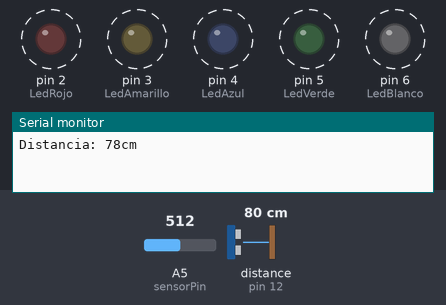
The sketch below on a simulated Arduino Uno, built with avr-gcc and run on an emulated ATmega328P. Parts: output pins drawn as LEDs (lit = HIGH), the last lines printed to the serial monitor. Wiring (inferred from the names in the program): ultrasonic range finder: trigger pin 11; echo pin 12. Dashed ring = blinking. The test bench sets the inputs (shaded band); at power-on: A5 (sensorPin) = 512, distance to the obstacle (sensor on pin 12) 80 cm. The echo pulse lasts 58.3 µs per cm; pins used as bus, display or sensor lines are not drawn.

Above: at 1.9 s.
2.0 s: A5 (sensorPin) set to 1023
At 2.7 s:
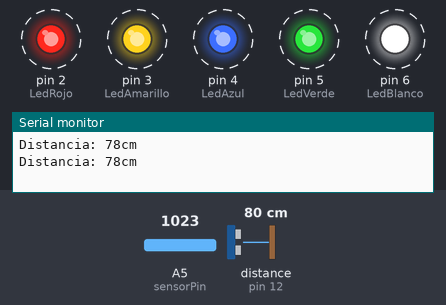
6.4 s: A5 (sensorPin) set to 306
At 6.71 s:
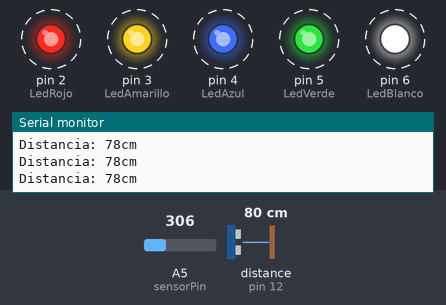
Timing chart, 0 to 19.7 s (numbered marks = the images above; inputs shaded):
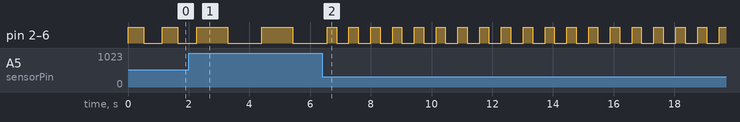

Measured:
- after the input at 2.0 s, pin 2 (LedRojo), pin 3 (LedAmarillo), pin 4 (LedAzul), pin 5 (LedVerde), pin 6 (LedBlanco): HIGH → LOW after 1.3 s, → HIGH 1.1 s later, → LOW 1.0 s later
- after the input at 6.4 s, pin 2 (LedRojo), pin 3 (LedAmarillo), pin 4 (LedAzul), pin 5 (LedVerde), pin 6 (LedBlanco): alternates HIGH for 0.31 s and LOW for 0.41 s, starting after 0.47 s
- by itself, pin 2 (LedRojo), pin 3 (LedAmarillo), pin 4 (LedAzul), pin 5 (LedVerde), pin 6 (LedBlanco): alternates HIGH for 0.51 s and LOW for 0.62 s

The sketch:

Repaso_Segundo_Parcial.ino
```cpp
int sensorPin = 5;

int LedRojo = 2;
int LedAmarillo = 3;
int LedAzul = 4;
int LedVerde = 5;
int LedBlanco = 6;
const int Trigger = 11;
const int Echo = 12;

int op;

void setup() {
  Serial.begin(9600);
  pinMode(Trigger, OUTPUT);
  pinMode(Echo, INPUT);
  digitalWrite(Trigger, LOW);

  pinMode(LedRojo, OUTPUT);
  pinMode(LedAmarillo, OUTPUT);
  pinMode(LedAzul, OUTPUT);
  pinMode(LedVerde, OUTPUT);
  pinMode(LedBlanco, OUTPUT);
}

void loop() {
  Leds();
  Sensor();
}

void Sensor() {
  long t;
  long d;

  digitalWrite(Trigger, HIGH);
  delayMicroseconds(10);
  digitalWrite(Trigger, LOW);

  t = pulseIn(Echo, HIGH);
  d = t / 59;

  Serial.print("Distancia: ");
  Serial.print(d);
  Serial.print("cm");
  Serial.println();
  delay(100);
}

void Leds() {
  int sensorValue;
  sensorValue = analogRead(sensorPin);
  digitalWrite(LedRojo, HIGH);
  digitalWrite(LedAmarillo, HIGH);
  digitalWrite(LedAzul, HIGH);
  digitalWrite(LedVerde, HIGH);
  digitalWrite(LedRojo, HIGH);
  digitalWrite(LedBlanco, HIGH);
  delay(sensorValue);
  digitalWrite(LedRojo, LOW);
  digitalWrite(LedAmarillo, LOW);
  digitalWrite(LedAzul, LOW);
  digitalWrite(LedVerde, LOW);
  digitalWrite(LedRojo, LOW);
  digitalWrite(LedBlanco, LOW);
  delay(sensorValue);
}
```
